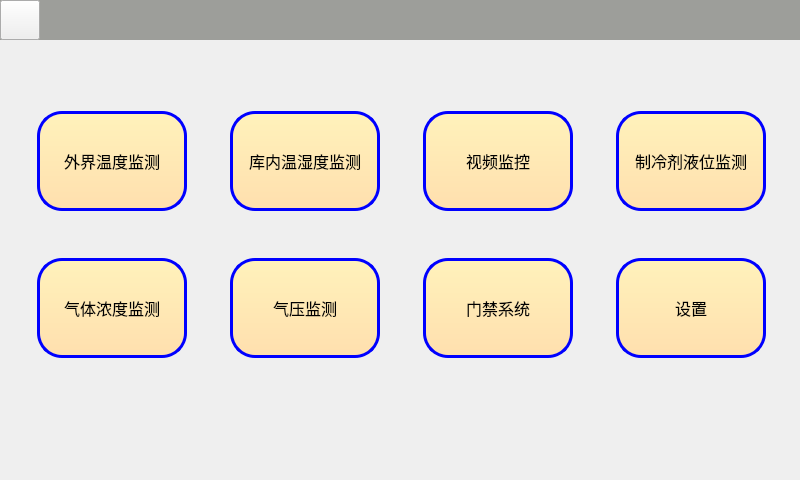
<?xml version="1.0" encoding="UTF-8"?>
<ui version="4.0">
 <class>homepage</class>
 <widget class="QMainWindow" name="homepage">
  <property name="geometry">
   <rect>
    <x>0</x>
    <y>0</y>
    <width>800</width>
    <height>480</height>
   </rect>
  </property>
  <property name="windowTitle">
   <string>Form</string>
  </property>
  <property name="styleSheet">
   <string notr="true">QMainWindow#homepage{
background-image: url(:/image/background.jpg);
}


</string>
  </property>
  <widget class="QWidget" name="layoutWidget1">
   <property name="styleSheet">
    <string notr="true"/>
   </property>
   <widget class="QLabel" name="top">
    <property name="geometry">
     <rect>
      <x>0</x>
      <y>0</y>
      <width>800</width>
      <height>40</height>
     </rect>
    </property>
    <property name="styleSheet">
     <string notr="true">#top{
background-color:rgba(136, 138, 133, 0.8)
}
</string>
    </property>
    <property name="text">
     <string/>
    </property>
   </widget>
   <widget class="QLabel" name="electric">
    <property name="geometry">
     <rect>
      <x>760</x>
      <y>0</y>
      <width>40</width>
      <height>40</height>
     </rect>
    </property>
    <property name="styleSheet">
     <string notr="true">border-image: url(:/image/electric_quantity.png);</string>
    </property>
    <property name="text">
     <string/>
    </property>
   </widget>
   <widget class="QLabel" name="wifi">
    <property name="geometry">
     <rect>
      <x>710</x>
      <y>0</y>
      <width>40</width>
      <height>40</height>
     </rect>
    </property>
    <property name="styleSheet">
     <string notr="true">border-image: url(:/image/wifi.png);</string>
    </property>
    <property name="text">
     <string/>
    </property>
   </widget>
   <widget class="QPushButton" name="back">
    <property name="geometry">
     <rect>
      <x>0</x>
      <y>0</y>
      <width>40</width>
      <height>40</height>
     </rect>
    </property>
    <property name="styleSheet">
     <string notr="true">border-image: url(:/image/back.png);</string>
    </property>
    <property name="text">
     <string/>
    </property>
   </widget>
   <widget class="QWidget" name="layoutWidget">
    <property name="geometry">
     <rect>
      <x>30</x>
      <y>70</y>
      <width>745</width>
      <height>331</height>
     </rect>
    </property>
    <layout class="QVBoxLayout" name="verticalLayout">
     <property name="sizeConstraint">
      <enum>QLayout::SetDefaultConstraint</enum>
     </property>
     <item>
      <layout class="QHBoxLayout" name="horizontalLayout">
       <property name="sizeConstraint">
        <enum>QLayout::SetFixedSize</enum>
       </property>
       <item>
        <widget class="QPushButton" name="pushButton_outdoor_temperature">
         <property name="minimumSize">
          <size>
           <width>150</width>
           <height>100</height>
          </size>
         </property>
         <property name="maximumSize">
          <size>
           <width>150</width>
           <height>100</height>
          </size>
         </property>
         <property name="font">
          <font>
           <family>Chiller</family>
           <pointsize>12</pointsize>
          </font>
         </property>
         <property name="styleSheet">
          <string notr="true">
border:3px solid blue;
border-radius:25px;

background-color: qlineargradient(x1: 0, y1: 0, x2: 0, y2: 1, stop: 0 rgb(255, 242, 187), stop: 1 rgb(255, 223, 174));</string>
         </property>
         <property name="text">
          <string>外界温度监测</string>
         </property>
        </widget>
       </item>
       <item>
        <spacer name="horizontalSpacer_3">
         <property name="orientation">
          <enum>Qt::Horizontal</enum>
         </property>
         <property name="sizeType">
          <enum>QSizePolicy::Fixed</enum>
         </property>
         <property name="sizeHint" stdset="0">
          <size>
           <width>30</width>
           <height>20</height>
          </size>
         </property>
        </spacer>
       </item>
       <item>
        <widget class="QPushButton" name="pushButton_indoor_temperature">
         <property name="minimumSize">
          <size>
           <width>150</width>
           <height>100</height>
          </size>
         </property>
         <property name="maximumSize">
          <size>
           <width>150</width>
           <height>100</height>
          </size>
         </property>
         <property name="font">
          <font>
           <pointsize>12</pointsize>
          </font>
         </property>
         <property name="styleSheet">
          <string notr="true">
border:3px solid blue;
border-radius:25px;

background-color: qlineargradient(x1: 0, y1: 0, x2: 0, y2: 1, stop: 0 rgb(255, 242, 187), stop: 1 rgb(255, 223, 174));</string>
         </property>
         <property name="text">
          <string>库内温湿度监测</string>
         </property>
        </widget>
       </item>
       <item>
        <spacer name="horizontalSpacer_4">
         <property name="orientation">
          <enum>Qt::Horizontal</enum>
         </property>
         <property name="sizeType">
          <enum>QSizePolicy::Fixed</enum>
         </property>
         <property name="sizeHint" stdset="0">
          <size>
           <width>30</width>
           <height>20</height>
          </size>
         </property>
        </spacer>
       </item>
       <item>
        <widget class="QPushButton" name="pushButton_v4l2">
         <property name="minimumSize">
          <size>
           <width>150</width>
           <height>100</height>
          </size>
         </property>
         <property name="maximumSize">
          <size>
           <width>150</width>
           <height>100</height>
          </size>
         </property>
         <property name="font">
          <font>
           <pointsize>12</pointsize>
          </font>
         </property>
         <property name="styleSheet">
          <string notr="true">
border:3px solid blue;
border-radius:25px;

background-color: qlineargradient(x1: 0, y1: 0, x2: 0, y2: 1, stop: 0 rgb(255, 242, 187), stop: 1 rgb(255, 223, 174));</string>
         </property>
         <property name="text">
          <string>视频监控</string>
         </property>
        </widget>
       </item>
       <item>
        <spacer name="horizontalSpacer_5">
         <property name="orientation">
          <enum>Qt::Horizontal</enum>
         </property>
         <property name="sizeType">
          <enum>QSizePolicy::Fixed</enum>
         </property>
         <property name="sizeHint" stdset="0">
          <size>
           <width>30</width>
           <height>20</height>
          </size>
         </property>
        </spacer>
       </item>
       <item>
        <widget class="QPushButton" name="pushButton_liquid_level">
         <property name="minimumSize">
          <size>
           <width>150</width>
           <height>100</height>
          </size>
         </property>
         <property name="maximumSize">
          <size>
           <width>150</width>
           <height>100</height>
          </size>
         </property>
         <property name="font">
          <font>
           <pointsize>12</pointsize>
          </font>
         </property>
         <property name="styleSheet">
          <string notr="true">
border:3px solid blue;
border-radius:25px;

background-color: qlineargradient(x1: 0, y1: 0, x2: 0, y2: 1, stop: 0 rgb(255, 242, 187), stop: 1 rgb(255, 223, 174));</string>
         </property>
         <property name="text">
          <string>制冷剂液位监测</string>
         </property>
        </widget>
       </item>
      </layout>
     </item>
     <item>
      <layout class="QHBoxLayout" name="horizontalLayout_2">
       <item>
        <widget class="QPushButton" name="pushButton_gas">
         <property name="minimumSize">
          <size>
           <width>150</width>
           <height>100</height>
          </size>
         </property>
         <property name="maximumSize">
          <size>
           <width>150</width>
           <height>100</height>
          </size>
         </property>
         <property name="font">
          <font>
           <pointsize>12</pointsize>
          </font>
         </property>
         <property name="styleSheet">
          <string notr="true">
border:3px solid blue;
border-radius:25px;

background-color: qlineargradient(x1: 0, y1: 0, x2: 0, y2: 1, stop: 0 rgb(255, 242, 187), stop: 1 rgb(255, 223, 174));</string>
         </property>
         <property name="text">
          <string>气体浓度监测</string>
         </property>
        </widget>
       </item>
       <item>
        <spacer name="horizontalSpacer_6">
         <property name="orientation">
          <enum>Qt::Horizontal</enum>
         </property>
         <property name="sizeType">
          <enum>QSizePolicy::Fixed</enum>
         </property>
         <property name="sizeHint" stdset="0">
          <size>
           <width>30</width>
           <height>20</height>
          </size>
         </property>
        </spacer>
       </item>
       <item>
        <widget class="QPushButton" name="pushButton_airpressure">
         <property name="maximumSize">
          <size>
           <width>150</width>
           <height>100</height>
          </size>
         </property>
         <property name="sizeIncrement">
          <size>
           <width>150</width>
           <height>100</height>
          </size>
         </property>
         <property name="font">
          <font>
           <pointsize>12</pointsize>
          </font>
         </property>
         <property name="styleSheet">
          <string notr="true">
border:3px solid blue;
border-radius:25px;

background-color: qlineargradient(x1: 0, y1: 0, x2: 0, y2: 1, stop: 0 rgb(255, 242, 187), stop: 1 rgb(255, 223, 174));</string>
         </property>
         <property name="text">
          <string>气压监测</string>
         </property>
        </widget>
       </item>
       <item>
        <spacer name="horizontalSpacer_7">
         <property name="orientation">
          <enum>Qt::Horizontal</enum>
         </property>
         <property name="sizeType">
          <enum>QSizePolicy::Fixed</enum>
         </property>
         <property name="sizeHint" stdset="0">
          <size>
           <width>30</width>
           <height>20</height>
          </size>
         </property>
        </spacer>
       </item>
       <item>
        <widget class="QPushButton" name="pushButton_access_control">
         <property name="minimumSize">
          <size>
           <width>150</width>
           <height>100</height>
          </size>
         </property>
         <property name="maximumSize">
          <size>
           <width>150</width>
           <height>100</height>
          </size>
         </property>
         <property name="font">
          <font>
           <pointsize>12</pointsize>
          </font>
         </property>
         <property name="styleSheet">
          <string notr="true">
border:3px solid blue;
border-radius:25px;

background-color: qlineargradient(x1: 0, y1: 0, x2: 0, y2: 1, stop: 0 rgb(255, 242, 187), stop: 1 rgb(255, 223, 174));</string>
         </property>
         <property name="text">
          <string>门禁系统</string>
         </property>
        </widget>
       </item>
       <item>
        <spacer name="horizontalSpacer_8">
         <property name="orientation">
          <enum>Qt::Horizontal</enum>
         </property>
         <property name="sizeType">
          <enum>QSizePolicy::Fixed</enum>
         </property>
         <property name="sizeHint" stdset="0">
          <size>
           <width>30</width>
           <height>20</height>
          </size>
         </property>
        </spacer>
       </item>
       <item>
        <widget class="QPushButton" name="pushButton_setting">
         <property name="minimumSize">
          <size>
           <width>150</width>
           <height>100</height>
          </size>
         </property>
         <property name="maximumSize">
          <size>
           <width>150</width>
           <height>100</height>
          </size>
         </property>
         <property name="font">
          <font>
           <pointsize>12</pointsize>
          </font>
         </property>
         <property name="styleSheet">
          <string notr="true">
border:3px solid blue;
border-radius:25px;

background-color: qlineargradient(x1: 0, y1: 0, x2: 0, y2: 1, stop: 0 rgb(255, 242, 187), stop: 1 rgb(255, 223, 174));</string>
         </property>
         <property name="text">
          <string>设置</string>
         </property>
        </widget>
       </item>
      </layout>
     </item>
    </layout>
   </widget>
  </widget>
 </widget>
 <resources/>
 <connections/>
</ui>
